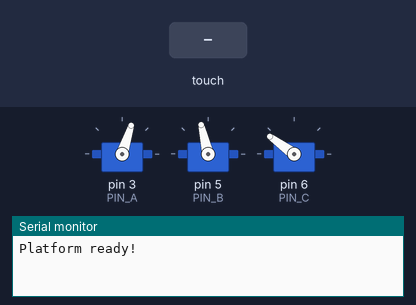
Bench run of a sketch on a simulated Arduino Uno, built with avr-gcc and run on an emulated ATmega328P. Shown: 3 × servo, the last lines printed to the serial monitor. The test bench sets the inputs (shaded band).

Above: at 2.2 s.
2.3 s: touch panel pressed at 38 % / 10 % of its raw x / y range
At 3.4 s:
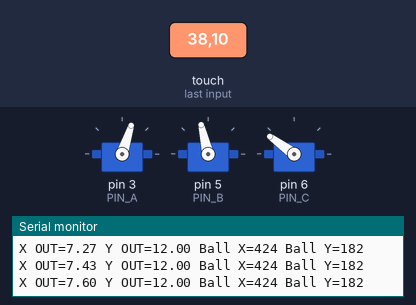
3.8 s: touch panel pressed at 13 % / 30 % of its raw x / y range
At 4.7 s:
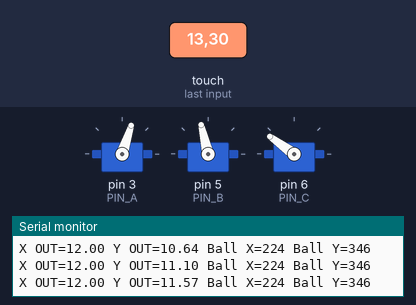
5.4 s: touch panel pressed at 38 % / 30 % of its raw x / y range
At 6.0 s:
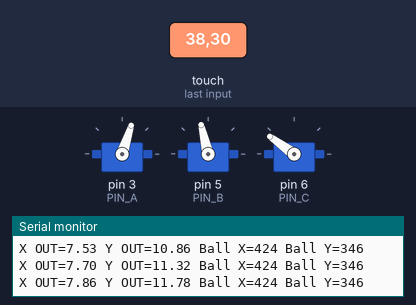
7.0 s: touch panel pressed at 13 % / 50 % of its raw x / y range
At 8.3 s:
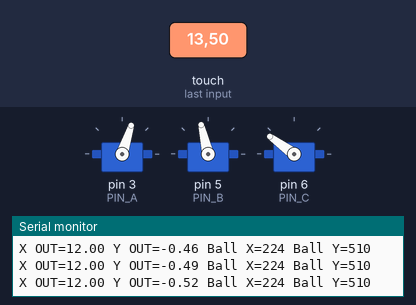
8.6 s: touch panel pressed at 38 % / 70 % of its raw x / y range
At 9.7 s:
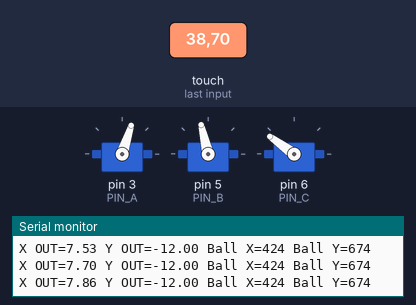
Timing chart, 0 to 11.2 s (numbered marks = the images above; inputs shaded):
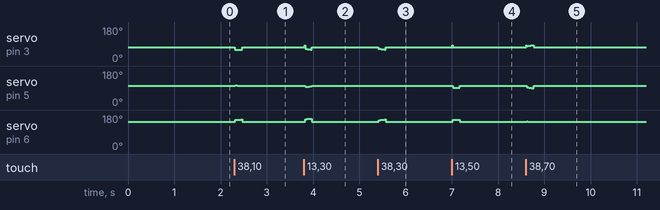

The sketch:

Ball_Balancer_Code.ino
```cpp
// 3RPS Ball Balancer - Direct Servo Control
// Speed optimized version

#include <Servo.h>
#include <TouchScreen.h>
#include <math.h>

// ───────────────────────────────────────────────
// TOUCHSCREEN
// ───────────────────────────────────────────────
#define XP 9
#define YP A2
#define XM A3
#define YM 8
#define TS_OHMS 765
#define MIN_PRESSURE 0

TouchScreen ts = TouchScreen(XP, YP, XM, YM, TS_OHMS);

// ───────────────────────────────────────────────
// SERVOS
// ───────────────────────────────────────────────
Servo servoA;
Servo servoB;
Servo servoC;

#define PIN_A 3
#define PIN_B 5
#define PIN_C 6

#define HOME_ANGLE 105
#define SERVO_MIN  60
#define SERVO_MAX  160
int basec = 144;
int basea = 72;
int baseb = 103;
// ───────────────────────────────────────────────
// TOUCHSCREEN CENTER
// ────────

double Xoffset = 515;
double Yoffset = 500;

// ───────────────────────────────────────────────
// PID CONSTANTS
// Tune kp first, then add kd, then ki last
// ───────────────────────────────────────────────
double kp_y = 0.0375;   // increase if reacting too slow
double ki_y = 0.0015;    // add last, prevents drift
double kd_y = 1.45;    // add after kp works, prevents overshoot

double kp_x = 0.061;   // increase if reacting too slow
double ki_x = 0.0009;    // add last, prevents drift
double kd_x = 1.5;

double error[2]     = {0, 0};
double errorPrev[2] = {0, 0};
double integr[2]    = {0, 0};
double deriv[2]     = {0, 0};
double out[2]       = {0, 0};

bool detected = false;
long timeI;

// ───────────────────────────────────────────────
// MOVE PLATFORM
// ───────────────────────────────────────────────
void moveTo(double tiltX, double tiltY) {
  double angleA = basea - tiltY;
  double angleB = baseb + 0.5 * tiltY + 0.866 * tiltX;
  double angleC = basec + 0.5 * tiltY - 0.866 * tiltX;

  int a = constrain((int)round(angleA), SERVO_MIN, SERVO_MAX);
  int b = constrain((int)round(angleB), SERVO_MIN, SERVO_MAX);
  int c = constrain((int)round(angleC), SERVO_MIN, SERVO_MAX);

  servoA.write(a);
  servoB.write(b);
  servoC.write(c);
}

// ───────────────────────────────────────────────
// PID LOOP
// ───────────────────────────────────────────────
void PID(double setpointX, double setpointY) {
  TSPoint p = ts.getPoint();

  if (p.z > MIN_PRESSURE && p.x > 100 && p.y > 100) {
    detected = true;

    for (int i = 0; i < 2; i++) {
      errorPrev[i] = error[i];
      error[i] = (i == 0) * (Xoffset - p.x - setpointX)
               + (i == 1) * (Yoffset - p.y - setpointY);

      integr[i] += error[i] + errorPrev[i];

      deriv[i] = error[i] - errorPrev[i];
      deriv[i] = (isnan(deriv[i]) || isinf(deriv[i])) ? 0 : deriv[i];

      out[0] = kp_x * error[0] + ki_x * integr[0] + kd_x * deriv[0];
      out[1] = kp_y * error[1] + ki_y * integr[1] + kd_y * deriv[1];
      out[0] = constrain(out[0], -12.0, 12.0);  // ±20 degrees max tilt
      out[1] = constrain(out[1], -12.0, 12.0);  // ±20 degrees max tilt

    }

    // Serial debug — comment out after tuning for faster loop
    Serial.print("X OUT="); Serial.print(out[0]);
    Serial.print(" Y OUT="); Serial.print(out[1]);
    Serial.print(" Ball X="); Serial.print(p.x);
    Serial.print(" Ball Y="); Serial.println(p.y);

  } else {
    delay(10);
    TSPoint p2 = ts.getPoint();
    if (p2.z <= MIN_PRESSURE || p2.x <= 100 || p2.y <= 100) {
      detected = false;
      integr[0] = 0;
      integr[1] = 0;
    }
  }

  // Faster 10ms loop
  timeI = millis();
  while (millis() - timeI < 10) {
    if (detected) {
      moveTo(-out[0], out[1]);
    } else {


      moveTo(0, 0);
    }
  }
}

// ───────────────────────────────────────────────
// SETUP
// ───────────────────────────────────────────────
void setup() {
  Serial.begin(115200);

  servoA.attach(PIN_A);
  servoB.attach(PIN_B);
  servoC.attach(PIN_C);

  servoA.write(basea);
  servoB.write(baseb);
  servoC.write(basec);

  delay(1000);
  Serial.println("Platform ready!");
}

// ───────────────────────────────────────────────
// MAIN LOOP
// ───────────────────────────────────────────────
void loop() {
  PID(0, 0);
}
```

Measured:
- after the input at 2.3 s, servo on pin 3 (PIN_A): 72° → 60° at once, → 72° 0.16 s later; servo on pin 5 (PIN_B): 103° → 104° at once, → 103° 0.05 s later, → 102° 0.08 s later, → 103° 0.02 s later; servo on pin 6 (PIN_C): 144° → 156° at once, → 144° 0.13 s later
- after the input at 3.8 s, servo on pin 5 (PIN_B): 103° → 96° at once, → 97° 0.04 s later, → 98° 0.05 s later, → 103° 0.06 s later; servo on pin 6 (PIN_C): 144° → 159° at once, → 144° 0.10 s later
- after the input at 5.4 s, servo on pin 5 (PIN_B): 103° → 101° at once, → 102° 0.06 s later, → 103° 0.09 s later; servo on pin 6 (PIN_C): rises from 144° to 157° in 0.13 s, then falls to 144° in 0.02 s
- after the input at 7.0 s, servo on pin 3 (PIN_A): 72° → 84° at once, → 72° 0.01 s later, → 73° 0.13 s later, → 72° 0.02 s later; servo on pin 5 (PIN_B): 103° → 92° at once, → 103° 0.15 s later; servo on pin 6 (PIN_C): 144° → 154° at once, → 144° 0.15 s later
- after the input at 8.6 s, servo on pin 6 (PIN_C): 144° → 145° at once, → 144° 0.15 s later
